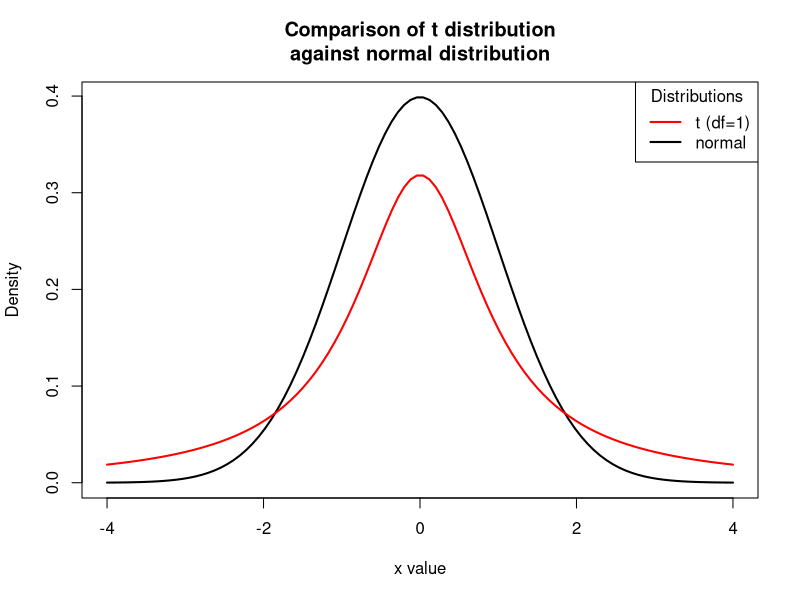

Write R code to recreate this figure.
# Display the Student's t distribution and compare to the normal distribution

par(mfrow=c(1,1))
x <- seq(-4, 4, length=100)
hx <- dnorm(x)

degf <- c(1, 30)
colors <- c("red","black")
labels <- c("t (df=1)", "normal")

plot(x, hx, type="l", lty=1, xlab="x value", lwd=2,
     ylab="Density", main="Comparison of t distribution
against normal distribution")

for (i in 1:1){
  lines(x, dt(x,degf[i]), lwd=2, col=colors[i])
}

legend("topright", title="Distributions",
       labels, lwd=2, lty=c(1, 1), col=colors)

# End of Script